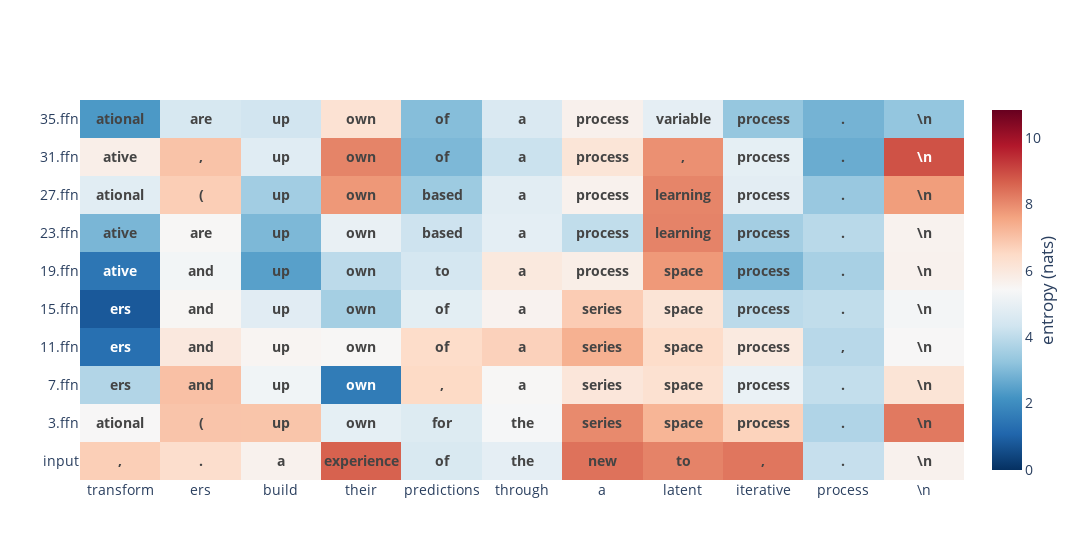

Write notebook code for a chart like this one.
### Code cell
fig = plot_logit_lens(
    model, tokenizer,
    text=OURS,
    start_pos=4,
    end_pos=15,
    layer_stride=4,
    tuned_lens=lens,
    whitespace_replacement="",
).update_layout(
    # autosize=False,
    font=dict(size=14),
    title_text=None,
    # title_x=0.5,
    # height=500,
    # width=1100,
    xaxis_title=None,
    yaxis_title=None,
).update_traces(
    textfont_size=14,
)
fig

### Figure 1 — Plotly figure (JSON) as saved in the notebook; plotly's stock layout.template omitted (floating-point values rounded to 4 significant figures; data arrays with more than 128 entries replaced by an {"elided": "..."} marker saying what was removed)
{"data": [{"colorbar": {"title": {"side": "right", "text": "entropy (nats)"}}, "colorscale": [[0, "rgb(5,48,97)"], [0.1, "rgb(33,102,172)"], [0.2, "rgb(67,147,195)"], [0.3, "rgb(146,197,222)"], [0.4, "rgb(209,229,240)"], [0.5, "rgb(247,247,247)"], [0.6, "rgb(253,219,199)"], [0.7, "rgb(244,165,130)"], [0.8, "rgb(214,96,77)"], [0.9, "rgb(178,24,43)"], [1, "rgb(103,0,31)"]], "customdata": {"elided": "10x11x10x2 str values"}, "hoverlabel": {"bgcolor": "rgb(42, 42, 50)"}, "hovertemplate": " %{customdata[0][0]} %{customdata[0][1]:.1f}% <br> %{customdata[1][0]} %{customdata[1][1]:.1f}% <br> %{customdata[2][0]} %{customdata[2][1]:.1f}% <br> %{customdata[3][0]} %{customdata[3][1]:.1f}% <br> %{customdata[4][0]} %{customdata[4][1]:.1f}% <br> %{customdata[5][0]} %{customdata[5][1]:.1f}% <br> %{customdata[6][0]} %{customdata[6][1]:.1f}% <br> %{customdata[7][0]} %{customdata[7][1]:.1f}% <br> %{customdata[8][0]} %{customdata[8][1]:.1f}% <br> %{customdata[9][0]} %{customdata[9][1]:.1f}% <extra></extra>", "text": [[",", ".", "a", "experience", "of", "the", "new", "to", ",", ".", "\\n"], ["ational", "(", "up", "own", "for", "the", "series", "space", "process", ".", "\\n"], ["ers", "and", "up", "own", ",", "a", "series", "space", "process", ".", "\\n"], ["ers", "and", "up", "own", "of", "a", "series", "space", "process", ",", "\\n"], ["ers", "and", "up", "own", "of", "a", "series", "space", "process", ".", "\\n"], ["ative", "and", "up", "own", "to", "a", "process", "space", "process", ".", "\\n"], ["ative", "are", "up", "own", "based", "a", "process", "learning", "process", ".", "\\n"], ["ational", "(", "up", "own", "based", "a", "process", "learning", "process", ".", "\\n"], ["ative", ",", "up", "own", "of", "a", "process", ",", "process", ".", "\\n"], ["ational", "are", "up", "own", "of", "a", "process", "variable", "process", ".", "\\n"]], "textfont": {"size": 14}, "texttemplate": "<b>%{text}</b>", "type": "heatmap", "x": ["transform", "ers", "build", "their", "predictions", "through", "a", "latent", "iterative", "process", "\\n"], "y": ["input", "3.ffn", "7.ffn", "11.ffn", "15.ffn", "19.ffn", "23.ffn", "27.ffn", "31.ffn", "35.ffn"], "z": [[6.747, 6.371, 5.65, 8.633, 4.554, 4.89, 8.386, 8.116, 8.315, 4.144, 5.65], [5.445, 6.955, 6.949, 4.916, 4.665, 5.357, 8.008, 7.262, 6.667, 3.772, 8.282], [3.805, 7.032, 5.217, 1.605, 6.51, 5.451, 6.068, 6.272, 5.047, 4.093, 6.17], [1.315, 5.985, 5.522, 5.466, 6.432, 6.695, 7.34, 6.433, 5.928, 3.907, 5.444], [0.8217, 5.5, 4.78, 3.577, 4.854, 5.599, 6.798, 6.167, 3.951, 4.051, 5.291], [1.463, 5.282, 2.451, 3.968, 4.453, 5.971, 5.777, 7.768, 2.948, 3.632, 5.654], [2.916, 5.462, 2.967, 5.005, 4.276, 4.884, 4.052, 8.111, 3.566, 3.916, 5.617], [4.803, 6.76, 3.531, 7.791, 3.44, 4.821, 5.636, 8.092, 4.84, 3.368, 7.698], [5.749, 6.989, 4.761, 8.109, 2.968, 4.223, 6.131, 7.908, 4.909, 2.701, 8.88], [2.286, 4.5, 4.363, 6.231, 3.089, 4.594, 5.676, 4.905, 3.321, 2.859, 3.286]], "zmax": 10.83, "zmin": 0}], "layout": {"font": {"size": 14}, "title": {"x": 0.5}, "width": 1080, "xaxis": {"title": {}}, "yaxis": {"title": {}}}}
